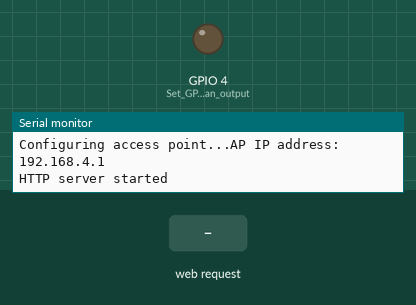
Simulated run of this sketch. Board: ESP8266 (NodeMCU). Shown: output pins drawn as LEDs (lit = HIGH), the last lines printed to the serial monitor. The test bench sets the inputs (shaded band).

Above: at 2.2 s.
2.3 s: HTTP request GET / received
At 2.9 s:
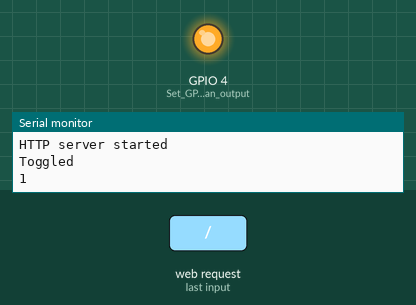
Timing chart, 0 to 5.3 s (numbered marks = the images above; inputs shaded):
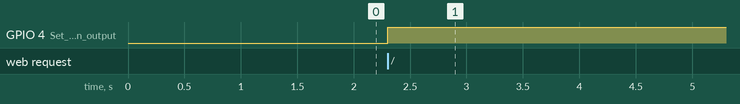

Measured:
- after the input at 2.3 s, GPIO 4 (Set_GPIO4_as_an_output): LOW → HIGH at once

The sketch:

WiFiAccessPoint_v0.4.ino
```cpp
// (licence header left out)
/* Create a WiFi access point and provide a web server on it. */

#include <ESP8266WiFi.h>
#include <WiFiClient.h>
#include <ESP8266WebServer.h>

int toggle = 0;
/* Set these to your desired credentials. */
const char *ssid = "ESPap";
const char *password = "yo";

ESP8266WebServer server(80);

/* Just a little test message.  Go to http://192.168.4.1 in a web browser
 * connected to this access point to see it.
 */
void handleRoot() {
	server.send(200, "text/html", "<h1>You are connected</h1>");
  if (toggle)
    toggle = 0; //If toggle is 1, set to 0
  else
    toggle = 1; //Otherwise set it high

  digitalWrite(4, toggle); //Write variable toggle to GPIO4
  Serial.println("Toggled"); //Print a line saying that pin was toggled
  Serial.println(toggle); //Print the value of the toggle
}

void setup() {
	delay(1000);
	Serial.begin(115200);
	Serial.println();
	Serial.print("Configuring access point...");
	/* You can remove the password parameter if you want the AP to be open. */
	WiFi.softAP(ssid);

	IPAddress myIP = WiFi.softAPIP();
	Serial.print("AP IP address: ");
	Serial.println(myIP);
	server.on("/", handleRoot);
	server.begin();
	Serial.println("HTTP server started");

  pinMode(4, OUTPUT);//Set GPIO4 as an output
  digitalWrite(4, 0);//Initialize GPIO2 as a logic "0"
}

void loop() {
	server.handleClient();
}
```
